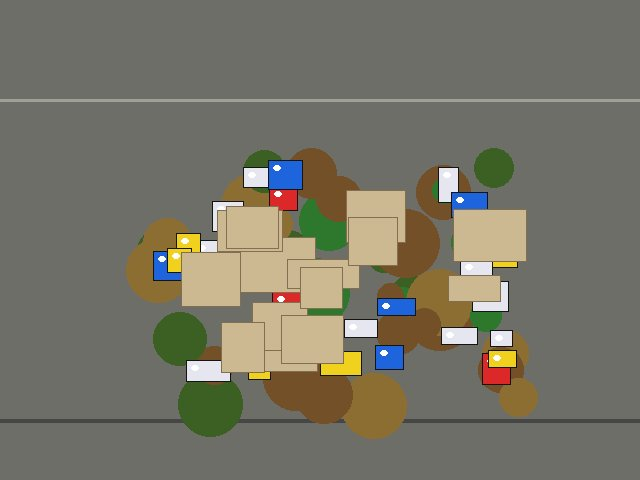
#> input picture backend/uploads/test_ev_dup.jpg, 640 x 480 px
$ python -i cv_engine.py   (imports and definitions only)   (older library calls are emulated)
#> lines starting #> are read from the running program, lines starting #| are printed output that depends on the picture; after the words box and inside, x2 and y2 are one past the last pixel; in counts of white or black regions, pixels touching at a corner belong together
import os
import cv2
import numpy as np
from pathlib import Path
from PIL import Image

CATEGORIES = [
    "Organic/Wet Waste",
    "Plastic",
    "Paper",
    "Metal",
    "Glass",
    "E-Waste",
    "Sanitary Waste",
    "Mixed Waste",
    "Other"
]

def analyze_waste_image(image_path: str):
    """
    Real Computer Vision Pipeline for Waste Detection using OpenCV & Color/Texture Feature Extraction.
    Analyzes visual signatures (color distribution, edge contours, specular highlights, texture variance)
    to classify waste components, detect bounding boxes, assess severity and evaluate model confidence.
    """
#> called with image_path = '../../uploads/test_ev_dup.jpg'
    path = Path(image_path)
    if not path.exists():
        raise FileNotFoundError(f"Image not found at {image_path}")

    # Load image using OpenCV
    img = cv2.imread(str(path))
#> img is the input picture: shape (480, 640, 3); mean B, G, R 103, 116.7, 119
    if img is None:
        # Fallback using PIL
        pil_img = Image.open(str(path)).convert('RGB')
        img = cv2.cvtColor(np.array(pil_img), cv2.COLOR_RGB2BGR)

    h, w, _ = img.shape
#> h = 480; w = 640
    total_pixels = h * w
#> total_pixels = 307200

    # Convert to HSV and Grayscale
    hsv = cv2.cvtColor(img, cv2.COLOR_BGR2HSV)
#> hsv: shape (480, 640, 3); mean H, S, V 35.1, 40.8, 123.1
    gray = cv2.cvtColor(img, cv2.COLOR_BGR2GRAY)
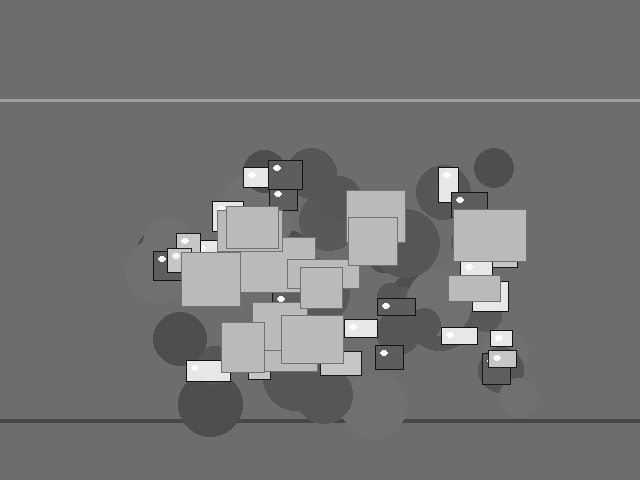
#> gray: shape (480, 640); min 5, max 255, mean 115.8

    # 1. Texture analysis (Laplacian variance for sharpness and clutter)
    laplacian_var = cv2.Laplacian(gray, cv2.CV_64F).var()
#> laplacian_var = 822.4

    # 2. Edge density using Canny
    edges = cv2.Canny(gray, 50, 150)
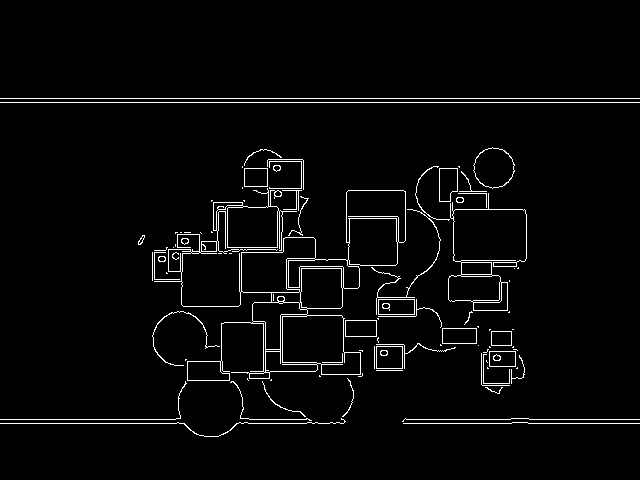
#> edges: shape (480, 640); 3% white in thin lines or dots, all inside (x1, y1, x2, y2) = (0, 98, 640, 437)
    edge_density = np.sum(edges > 0) / total_pixels
#> edge_density = 0.0303

    # 3. Color channel masks for waste signatures
    # Wet/Organic Waste: Greens, yellows, organic browns, vegetative hues
    lower_organic1 = np.array([20, 40, 30])
    upper_organic1 = np.array([85, 255, 200])
    organic_mask = cv2.inRange(hsv, lower_organic1, upper_organic1)
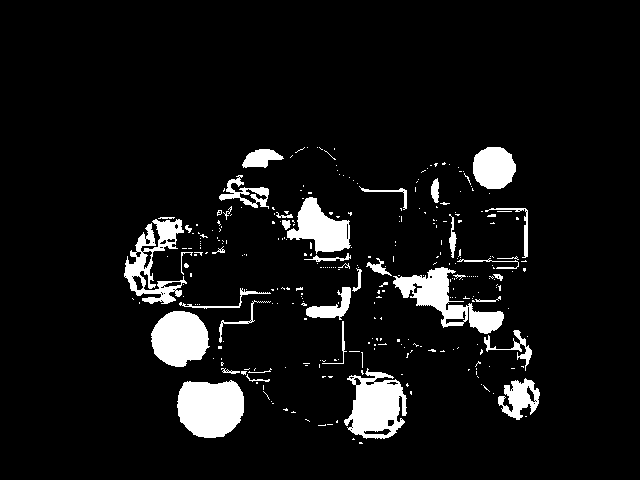
#> organic_mask: shape (480, 640); 7.5% white; 307 white regions (267 under 20 px), largest, box (x1, y1, x2, y2) and area: (177, 380, 244, 438) 3169, (344, 368, 407, 439) 2793, (393, 267, 504, 334) 2572
    organic_ratio = np.sum(organic_mask > 0) / total_pixels
#> organic_ratio = 0.0747

    # Plastic: Bright synthetic colors (vibrant blues, reds, synthetic yellow/orange wrappers) + specular highlights
    lower_blue = np.array([90, 60, 60])
    upper_blue = np.array([130, 255, 255])
    lower_red1 = np.array([0, 70, 70])
    upper_red1 = np.array([10, 255, 255])
    lower_red2 = np.array([170, 70, 70])
    upper_red2 = np.array([180, 255, 255])

    blue_mask = cv2.inRange(hsv, lower_blue, upper_blue)
#> blue_mask: shape (480, 640); 1% white; 5 white regions, box (x1, y1, x2, y2) and area: (267, 160, 302, 190) 933, (375, 346, 404, 371) 628, (451, 192, 488, 215) 599, (377, 298, 416, 317) 585, (154, 252, 182, 280) 432
    red_mask = cv2.bitwise_or(cv2.inRange(hsv, lower_red1, upper_red1), cv2.inRange(hsv, lower_red2, upper_red2))
#> red_mask: shape (480, 640); 0.44% white; 22 white regions (19 under 20 px), largest, box (x1, y1, x2, y2) and area: (480, 354, 510, 385) 546, (269, 190, 299, 211) 502, (271, 291, 301, 303) 259
    plastic_color_mask = cv2.bitwise_or(blue_mask, red_mask)
#> plastic_color_mask: shape (480, 640); 1.5% white; 24 white regions (17 under 20 px), largest, box (x1, y1, x2, y2) and area: (267, 160, 302, 211) 1435, (375, 346, 404, 371) 628, (451, 192, 488, 215) 599
    plastic_color_ratio = np.sum(plastic_color_mask > 0) / total_pixels
#> plastic_color_ratio = 0.0147

    # Specular highlights (smooth glossy plastics or metals)
    lower_specular = np.array([0, 0, 210])
    upper_specular = np.array([180, 40, 255])
    specular_mask = cv2.inRange(hsv, lower_specular, upper_specular)
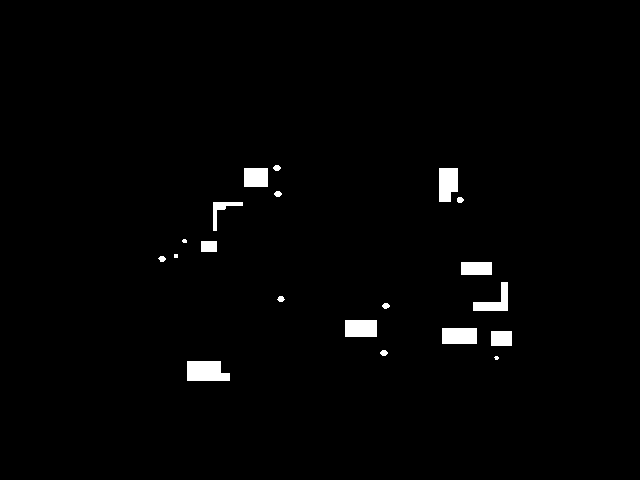
#> specular_mask: shape (480, 640); 1.6% white; 20 white regions (3 under 20 px), largest, box (x1, y1, x2, y2) and area: (187, 361, 230, 381) 752, (439, 168, 458, 202) 576, (442, 328, 477, 344) 560
    specular_ratio = np.sum(specular_mask > 0) / total_pixels
#> specular_ratio = 0.0156

    # Paper / Cardboard: Beige, diffuse light brown/grey, flat planar texture
    lower_paper = np.array([15, 20, 140])
    upper_paper = np.array([35, 90, 230])
    paper_mask = cv2.inRange(hsv, lower_paper, upper_paper)
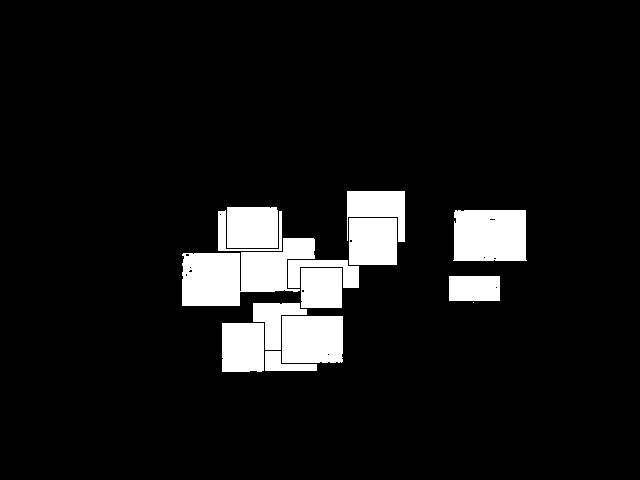
#> paper_mask: shape (480, 640); 8.6% white; 14 white regions (1 under 20 px), largest, box (x1, y1, x2, y2) and area: (182, 238, 315, 306) 5537, (453, 210, 527, 261) 3651, (282, 316, 343, 363) 2854
    paper_ratio = np.sum(paper_mask > 0) / total_pixels
#> paper_ratio = 0.086

    # Metal: High luminance contrast, metallic gray tones with sharp edges
    lower_metal = np.array([0, 0, 100])
    upper_metal = np.array([180, 30, 200])
    metal_mask = cv2.inRange(hsv, lower_metal, upper_metal)
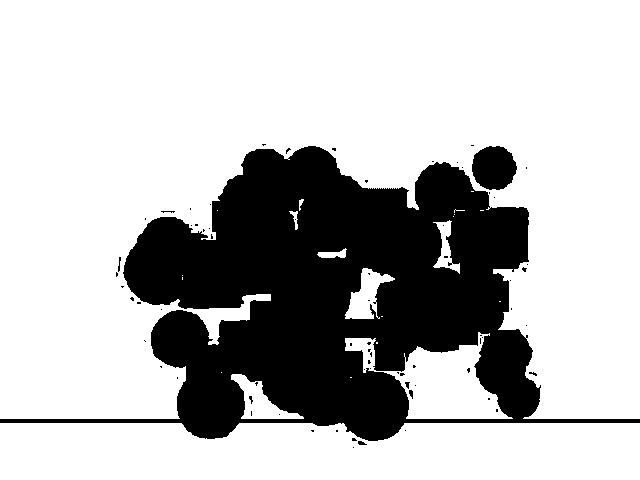
#> metal_mask: shape (480, 640); 73.3% white; 71 black regions (65 under 20 px), largest, box (x1, y1, x2, y2) and area: (0, 146, 640, 441) 79950, (472, 146, 517, 190) 1538, (409, 390, 413, 399) 25, (358, 441, 367, 445) 25, (118, 257, 121, 272) 24, (405, 382, 410, 389) 21
    metal_ratio = np.sum(metal_mask > 0) / total_pixels
#> metal_ratio = 0.733

    # Contour detection to identify distinct waste clusters and bounding boxes
    blurred = cv2.GaussianBlur(gray, (5, 5), 0)
    thresh = cv2.adaptiveThreshold(blurred, 255, cv2.ADAPTIVE_THRESH_GAUSSIAN_C, cv2.THRESH_BINARY_INV, 15, 3)
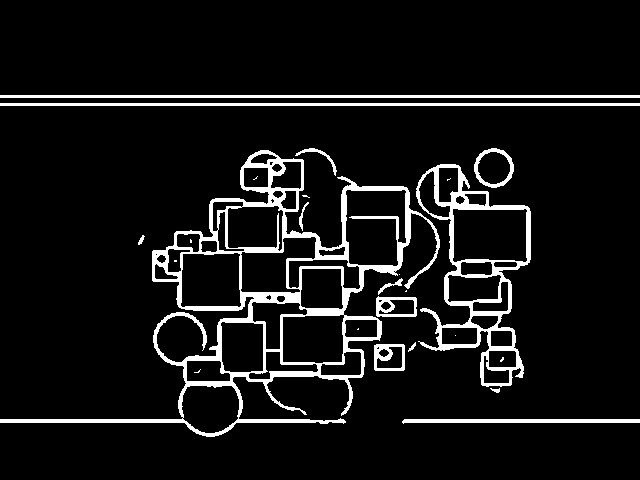
#> thresh: shape (480, 640); 8% white; 25 white regions (11 under 20 px)
    contours, _ = cv2.findContours(thresh, cv2.RETR_EXTERNAL, cv2.CHAIN_APPROX_SIMPLE)
#> contours = 17 contours, 5 with area under 20; largest, box (x1, y1, x2, y2) and area: (0, 150, 440, 437) 39568, (416, 164, 531, 387) 13374, (0, 103, 640, 106) 1278, (0, 95, 640, 98) 1278, (474, 148, 514, 188) 1175

    detected_boxes = []
    min_area = total_pixels * 0.015 # Minimum 1.5% of frame
#> min_area = 4608
    max_area = total_pixels * 0.85
#> max_area = 261120

    detected_items = []

    # Sort contours by area descending
    valid_contours = [c for c in contours if min_area < cv2.contourArea(c) < max_area]
#> valid_contours = 2 contours; box (x1, y1, x2, y2) and area: (0, 150, 440, 437) 39568, (416, 164, 531, 387) 13374
    valid_contours = sorted(valid_contours, key=cv2.contourArea, reverse=True)[:8]

    waste_area_total = 0

    for i, cnt in enumerate(valid_contours):
        area = cv2.contourArea(cnt)
        waste_area_total += area
        x, y, bw, bh = cv2.boundingRect(cnt)

        # Crop region of interest for localized classification
        roi_hsv = hsv[y:y+bh, x:x+bw]
        roi_pixels = bw * bh
        if roi_pixels == 0:
            continue

        r_org = np.sum(cv2.inRange(roi_hsv, lower_organic1, upper_organic1) > 0) / roi_pixels
        r_plas = np.sum(cv2.bitwise_or(
            cv2.inRange(roi_hsv, lower_blue, upper_blue),
            cv2.bitwise_or(cv2.inRange(roi_hsv, lower_red1, upper_red1), cv2.inRange(roi_hsv, lower_red2, upper_red2))
        ) > 0) / roi_pixels
        r_spec = np.sum(cv2.inRange(roi_hsv, lower_specular, upper_specular) > 0) / roi_pixels
        r_pap = np.sum(cv2.inRange(roi_hsv, lower_paper, upper_paper) > 0) / roi_pixels

        # Local classification
        if r_plas > 0.18 or (r_spec > 0.12 and r_plas > 0.08):
            label = "Plastic Bottle / Packaging"
            cat = "Plastic"
            conf = min(0.96, 0.72 + r_plas * 0.6)
        elif r_org > 0.20:
            label = "Organic / Food Waste Cluster"
            cat = "Organic/Wet Waste"
            conf = min(0.95, 0.70 + r_org * 0.5)
        elif r_pap > 0.25:
            label = "Paper / Cardboard Debris"
            cat = "Paper"
            conf = min(0.92, 0.68 + r_pap * 0.5)
        elif r_spec > 0.18 and edge_density > 0.08:
            label = "Metal Can / Foil"
            cat = "Metal"
            conf = min(0.90, 0.65 + r_spec * 0.5)
        else:
            label = "Unclassified Solid Debris"
            cat = "Other"
            conf = 0.62

        detected_boxes.append({
            "id": i + 1,
            "label": label,
            "category": cat,
            "confidence": round(float(conf), 2),
            "box": [int(x), int(y), int(bw), int(bh)],
            "box_relative": [
                round(float(x / w), 4),
                round(float(y / h), 4),
                round(float(bw / w), 4),
                round(float(bh / h), 4)
            ]
        })
        detected_items.append({"name": label, "category": cat, "confidence": round(float(conf), 2)})
#> this loop made 2 passes
#> (area, waste_area_total, x, y, bw, bh, roi_pixels, r_org) on passes 1 to 2: (39568.5, 39568.5, 0, 150, 440, 287, 126280, 0.14), (13374, 52942.5, 416, 164, 115, 223, 25645, 0.188)
#> after the loop, detected_boxes = 2 items; detected_items = 2 items; waste_area_total = 52942.5

    # Determine aggregate category and multi-class composition
    categories_found = list(set(b["category"] for b in detected_boxes if b["category"] != "Other"))
#> categories_found = []
    if not categories_found:
        categories_found = ["Mixed Waste"]

    is_mixed = len(categories_found) >= 2 or ("Plastic" in categories_found and "Organic/Wet Waste" in categories_found)

    if is_mixed:
        primary_category = "Mixed Waste"
        overall_confidence = 0.88
    elif len(categories_found) == 1:
        primary_category = categories_found[0]
        # Average confidence of that category
        matched_confs = [b["confidence"] for b in detected_boxes if b["category"] == primary_category]
#> matched_confs = []
        overall_confidence = round(sum(matched_confs) / max(1, len(matched_confs)), 2) if matched_confs else 0.82
#> overall_confidence = 0.82
    else:
        primary_category = "Mixed Waste"
        overall_confidence = 0.75

    # Estimate overall waste coverage ratio
    waste_coverage_ratio = waste_area_total / max(1, total_pixels)
#> waste_coverage_ratio = 0.172

    # Compute Severity
    if waste_coverage_ratio > 0.35 or len(detected_boxes) >= 5 or (primary_category == "Mixed Waste" and waste_coverage_ratio > 0.25):
        severity = "HIGH"
        if waste_coverage_ratio > 0.55:
            severity = "CRITICAL"
    elif waste_coverage_ratio > 0.15 or len(detected_boxes) >= 3:
        severity = "MEDIUM"
    else:
        severity = "LOW"

    # Model uncertainty check
    model_uncertainty = False
    uncertainty_note = None
    if overall_confidence < 0.68 or len(detected_boxes) == 0:
        model_uncertainty = True
        uncertainty_note = "Model uncertainty – manual review recommended."

    # If no contours were detected, provide sensible default item
    if not detected_boxes:
        detected_boxes = [{
            "id": 1,
            "label": "Diffuse Waste Mass",
            "category": primary_category,
            "confidence": 0.65,
            "box": [int(w*0.1), int(h*0.1), int(w*0.8), int(h*0.8)],
            "box_relative": [0.1, 0.1, 0.8, 0.8]
        }]
        detected_items = [{"name": "Diffuse Waste Mass", "category": primary_category, "confidence": 0.65}]

    return {
        "primary_category": primary_category,
        "categories": categories_found,
        "confidence": overall_confidence,
        "severity": severity,
        "detected_objects": detected_items,
        "bounding_boxes": detected_boxes,
        "waste_coverage_ratio": round(float(waste_coverage_ratio), 3),
        "model_uncertainty": model_uncertainty,
        "uncertainty_note": uncertainty_note,
        "image_dimensions": {"width": w, "height": h}
    }

>>> result = analyze_waste_image('../../uploads/test_ev_dup.jpg')
#> result = 10 items
